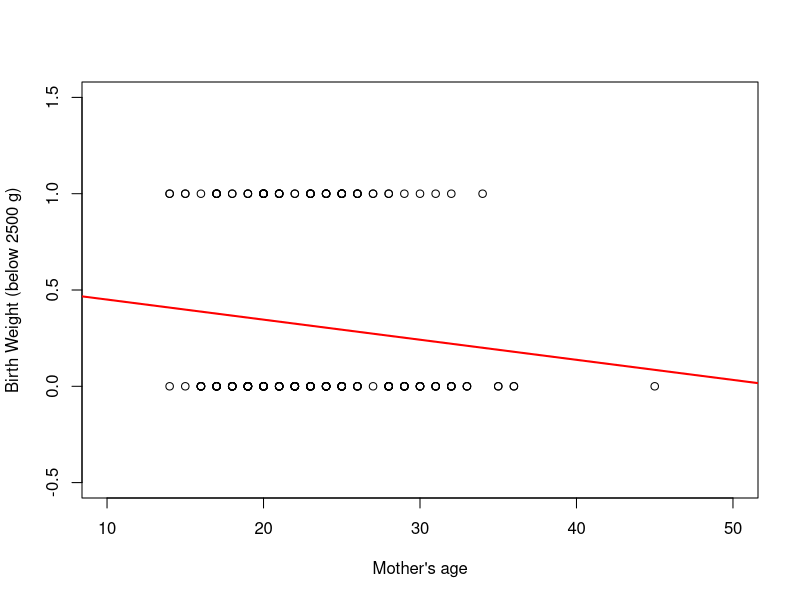
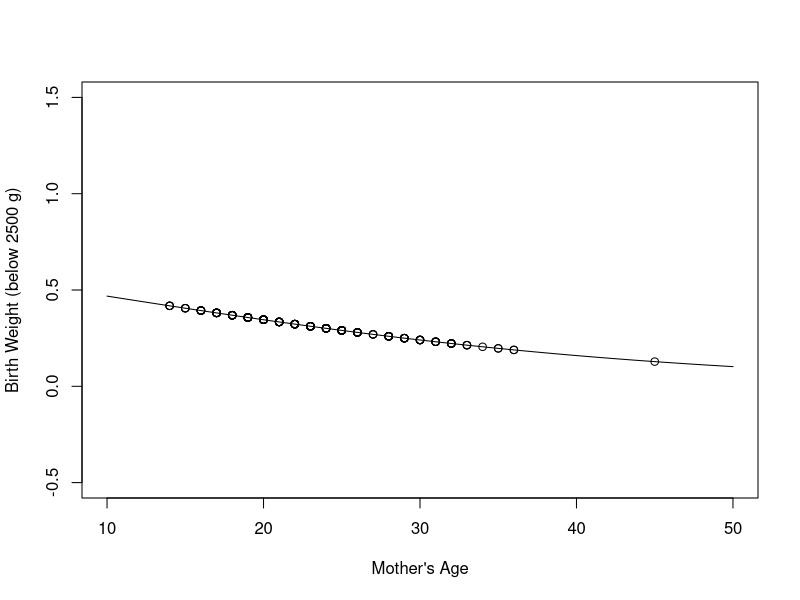
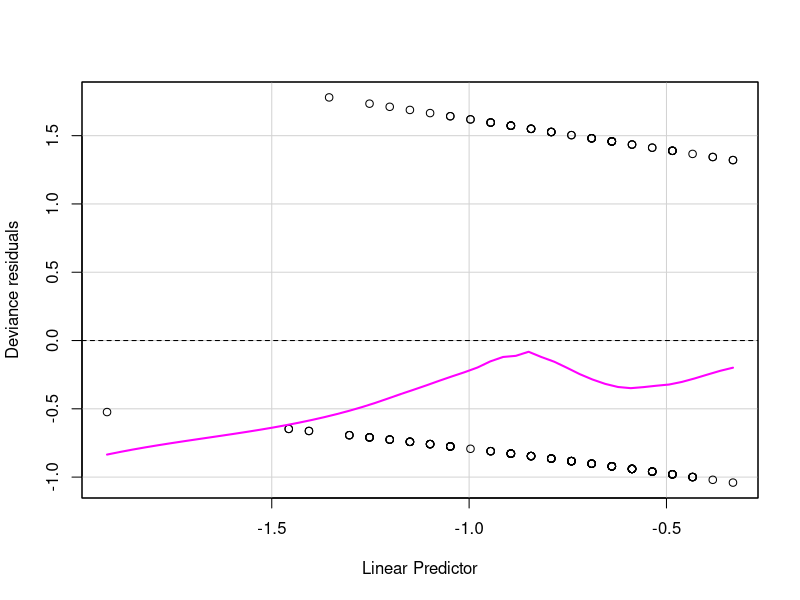
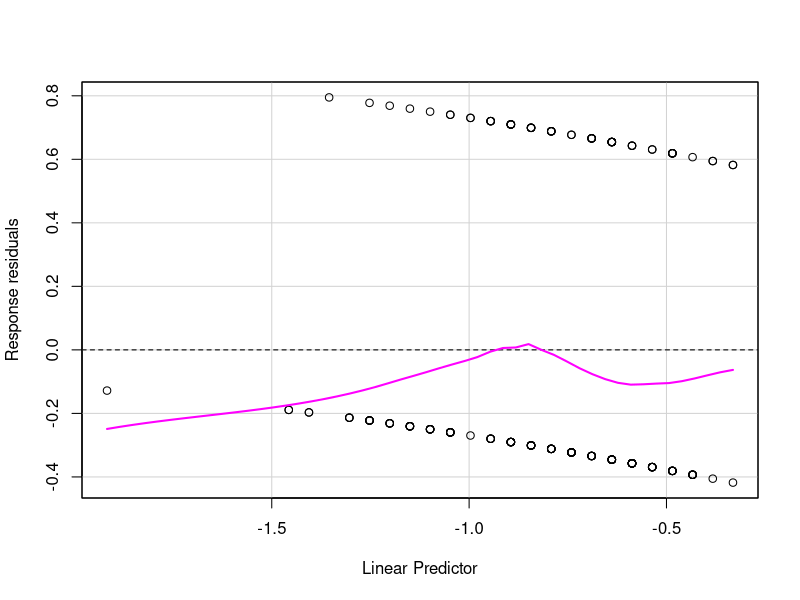
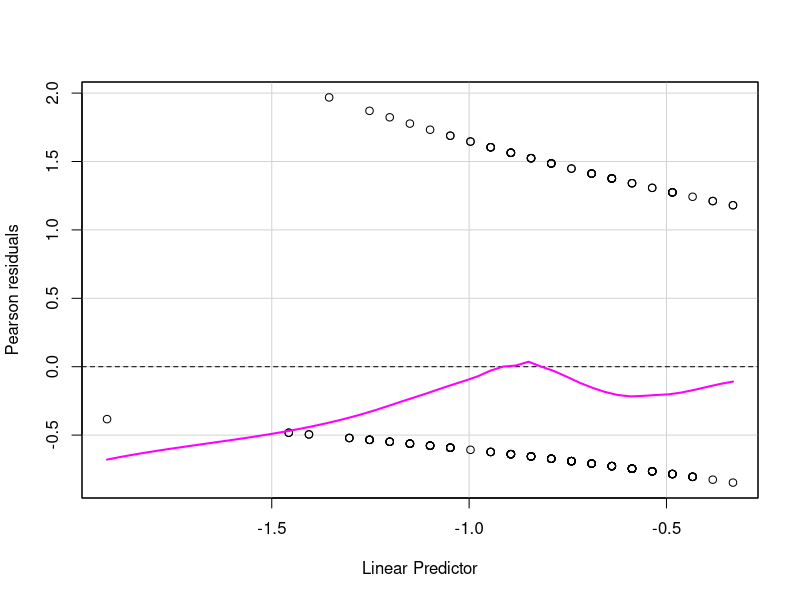
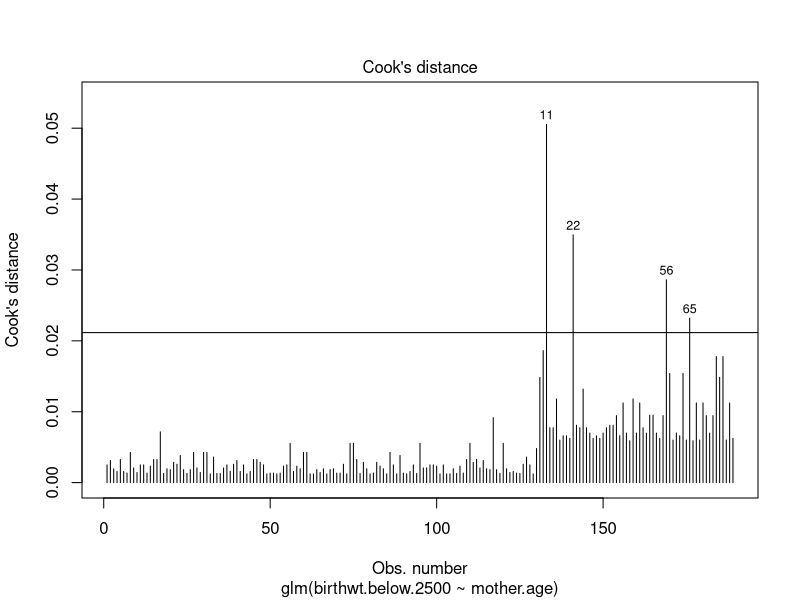
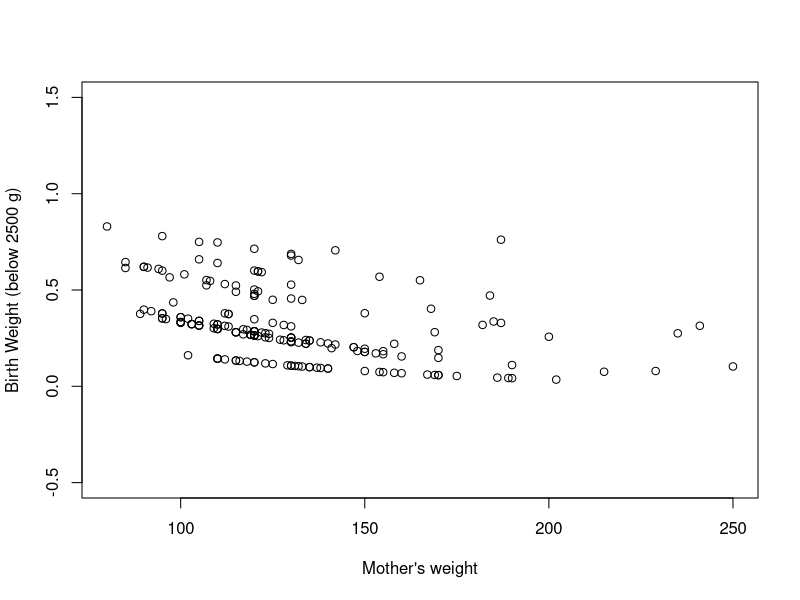
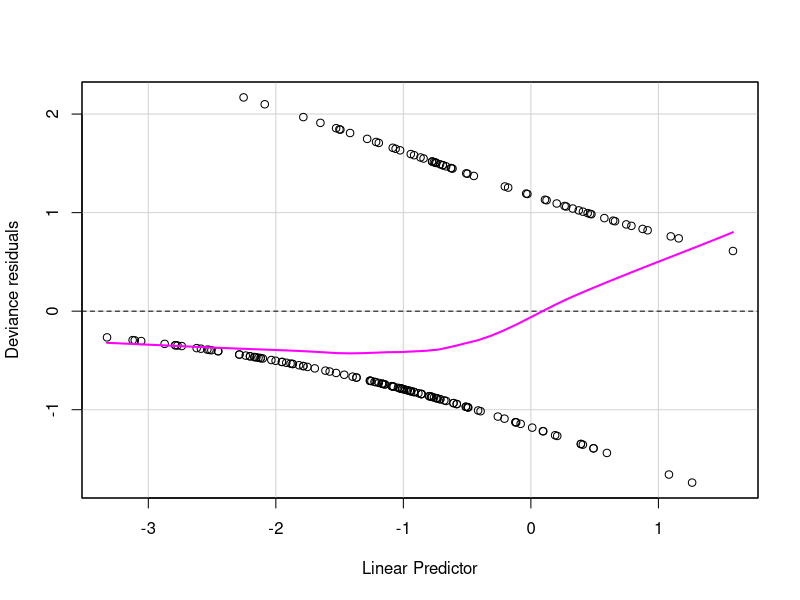

Generate these figures, in order, with R:
## ---- chunk 1
knitr::opts_chunk$set(echo = TRUE)
## ---- chunk 2
library(MASS)

data(birthwt)
summary(birthwt)

help(birthwt)

colnames(birthwt)
colnames(birthwt) <- c("birthwt.below.2500", "mother.age","mother.weight", "race",
                       "smoking.status", "nb.previous.prem.labor",  "hypertension", 
                       "uterine.irrit","nb.physician.visits", "birthwt.grams")

str(birthwt)
summary(birthwt)
birthwt$race <- as.factor(birthwt$race)
birthwt$smoking.status <- as.factor(birthwt$smoking.status)
birthwt$nb.physician.visits <- as.factor(birthwt$nb.physician.visits)
birthwt$uterine.irrit  <- as.factor(birthwt$uterine.irrit )

birthwt$hypertension  <- as.factor(birthwt$hypertension )

birthwt$nb.previous.prem.labor  <- as.factor(birthwt$nb.previous.prem.labor )

str(birthwt)
summary(birthwt)
## ---- chunk 3
plot(x=NULL, y=NULL, xlim=range(10,50), ylim=range(-0.5,1.5), 
     ylab = "Birth Weight (below 2500 g)", xlab="Mother's age")
points(birthwt$mother.age, birthwt$birthwt.below.2500)

lm1 <- lm(birthwt.below.2500 ~ mother.age, data = birthwt)
lm1
summary(lm1)

abline(lm1, col="red", lwd=2)

new.mother.age = 55
predict.lm(lm1, newdata=data.frame(mother.age=new.mother.age))

glm1 <- glm(birthwt.below.2500 ~ mother.age, data = birthwt, family = binomial)
glm1
summary(glm1)

plot(x=NULL, y=NULL, xlim=range(10,50), ylim=range(-0.5,1.5), 
     ylab = "Birth Weight (below 2500 g)", xlab="Mother's Age")
points(fitted(glm1) ~ birthwt$mother.age)
curve(exp(glm1$coefficients[[1]]+glm1$coefficients[[2]]*x)/(1+exp(glm1$coefficients[[1]]+glm1$coefficients[[2]]*x)), add=TRUE)
## ---- chunk 4
require(car)
residualPlot(glm1, type = "deviance")
residualPlot(glm1, type = "response")
residualPlot(glm1, type = "pearson")
## ---- chunk 5
plot(glm1, 4, id.n = 4)
abline(a = 4/dim(birthwt)[1], b = 0)
## ---- chunk 6
glm2 <- glm(birthwt.below.2500 ~ mother.weight+race+smoking.status+hypertension+uterine.irrit, data = birthwt, 
            family = binomial)
glm2
summary(glm2)

plot(x=NULL, y=NULL, xlim=range(80,250), ylim=range(-0.5,1.5), 
     ylab = "Birth Weight (below 2500 g)", xlab="Mother's weight")
points(fitted(glm2) ~ birthwt$mother.weight)
## ---- chunk 7
require(car)
residualPlot(glm2, type = "deviance")
residualPlot(glm2, type = "response")
residualPlot(glm2, type = "pearson")
## ---- chunk 8
plot(glm2, 4, id.n = 3)
abline(a = 4/dim(birthwt)[1], b = 0)
## ---- chunk 9
car::vif(glm2)
